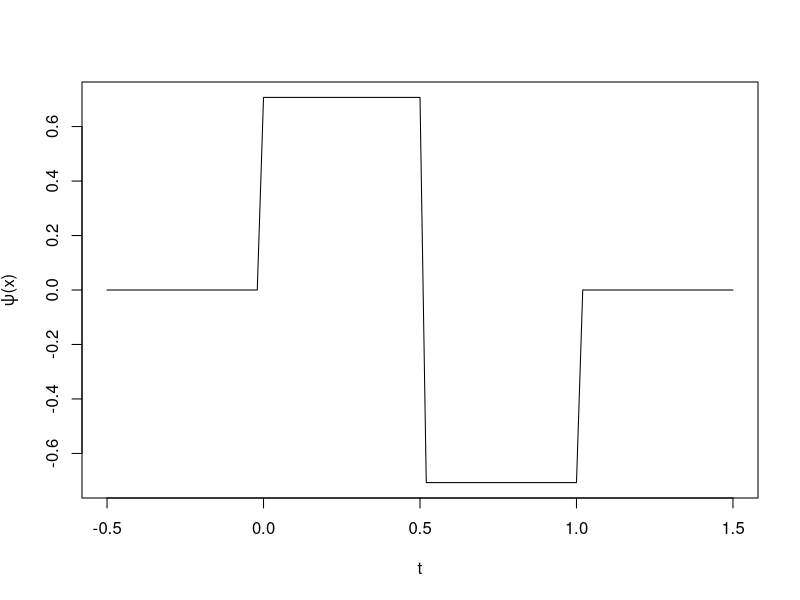
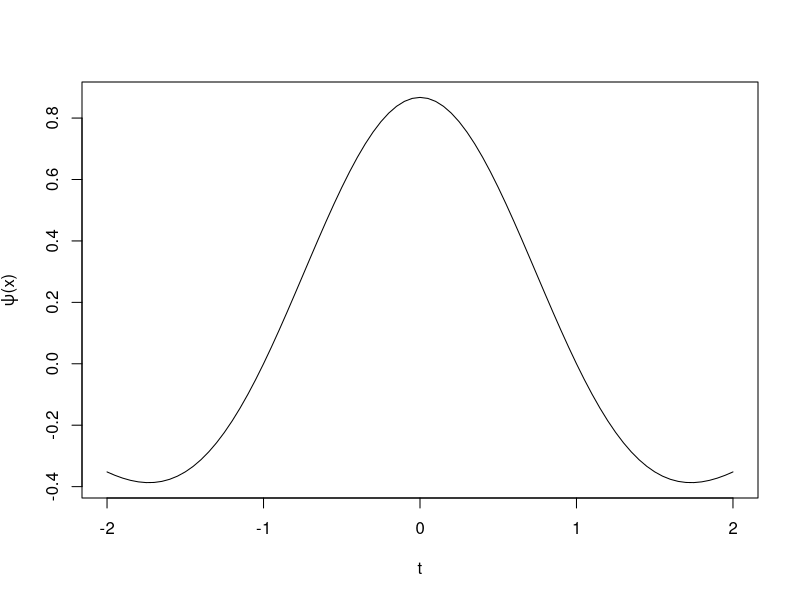

These figures' R source, in order: (Note: this script raises an error after producing the figures.)
## ---- chunk 1
h_1_0 = function(t){
    if ((t >= 0) & (t <= 1/2)){return(1/sqrt(2))}
    else if ((t >= 1/2) & (t <= 1)){return(-1/sqrt(2))}
    else{return(0)}
}
h = function(t,n,k){return(2^((n-1)/2) * h_1_0((2^(n-1)) * t - k))}
Vh <- Vectorize(h, "t")
curve( Vh(t = x, n = 1, k = 0), from = -0.5, to = 1.5, ylab=expression(paste(psi, "(x)")), xlab="t")
## ---- chunk 2
mexican <- function(t, sigma){
  value <- 2/(sqrt(3)*sigma*pi^(0.25))*(1-(t^2)/(sigma^2))*exp(-(t^2)/(2*sigma^2))
}
t <- seq(from=-2, to=2, by=0.05)
plot(t, mexican(t, sigma=1), xlab="t", ylab=expression(paste(psi, "(x)")), type="l")
## ---- chunk 3
knitr::include_graphics("images/multiscale_Transform.png")
## ---- chunk 4
knitr::include_graphics("images/multiscale_Multiscaleanalysis.png")
## ---- chunk 5
knitr::include_graphics("images/multiscale_Orthogonalcomplement.png")
